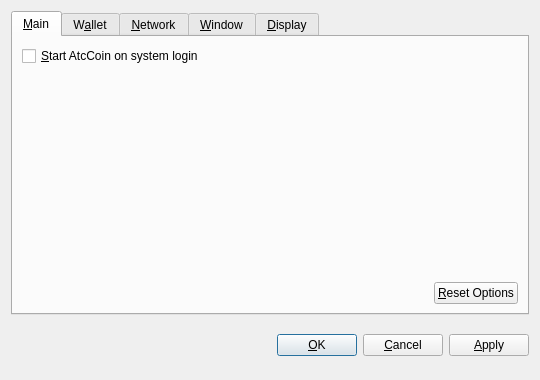
<?xml version="1.0" encoding="UTF-8"?>
<ui version="4.0">
 <class>OptionsDialog</class>
 <widget class="QDialog" name="OptionsDialog">
  <property name="geometry">
   <rect>
    <x>0</x>
    <y>0</y>
    <width>540</width>
    <height>380</height>
   </rect>
  </property>
  <property name="windowTitle">
   <string>Options</string>
  </property>
  <property name="modal">
   <bool>true</bool>
  </property>
  <layout class="QVBoxLayout" name="verticalLayout">
   <item>
    <widget class="QTabWidget" name="tabWidget">
     <property name="tabPosition">
      <enum>QTabWidget::North</enum>
     </property>
     <property name="currentIndex">
      <number>0</number>
     </property>
     <widget class="QWidget" name="tabMain">
      <attribute name="title">
       <string>&amp;Main</string>
      </attribute>
      <layout class="QVBoxLayout" name="verticalLayout_Main">
       <item>
        <widget class="QCheckBox" name="bitcoinAtStartup">
         <property name="toolTip">
          <string>Automatically start AtcCoin after logging in to the system.</string>
         </property>
         <property name="text">
          <string>&amp;Start AtcCoin on system login</string>
         </property>
        </widget>
       </item>
       <item>
        <spacer name="verticalSpacer_Main">
         <property name="orientation">
          <enum>Qt::Vertical</enum>
         </property>
         <property name="sizeHint" stdset="0">
          <size>
           <width>20</width>
           <height>40</height>
          </size>
         </property>
        </spacer>
       </item>
       <item>
        <layout class="QHBoxLayout" name="horizontalLayout_2_Main">
         <item>
          <spacer name="horizontalSpacer_2_Main">
           <property name="orientation">
            <enum>Qt::Horizontal</enum>
           </property>
           <property name="sizeHint" stdset="0">
            <size>
             <width>40</width>
             <height>20</height>
            </size>
           </property>
          </spacer>
         </item>
         <item>
          <widget class="QPushButton" name="resetButton">
           <property name="toolTip">
            <string>Reset all client options to default.</string>
           </property>
           <property name="text">
            <string>&amp;Reset Options</string>
           </property>
           <property name="autoDefault">
            <bool>false</bool>
           </property>
          </widget>
         </item>
        </layout>
       </item>
      </layout>
     </widget>
     <widget class="QWidget" name="tabWallet">
      <attribute name="title">
       <string>W&amp;allet</string>
      </attribute>
      <layout class="QVBoxLayout" name="verticalLayout_Network">
       <item>
        <widget class="QLabel" name="transactionFeeInfoLabel">
         <property name="text">
          <string>Optional transaction fee per kB that helps make sure your transactions are processed quickly. Most transactions are 1 kB.</string>
         </property>
         <property name="textFormat">
          <enum>Qt::PlainText</enum>
         </property>
         <property name="wordWrap">
          <bool>true</bool>
         </property>
        </widget>
       </item>
       <item>
        <layout class="QHBoxLayout" name="horizontalLayout_1_Main">
         <item>
          <widget class="QLabel" name="transactionFeeLabel">
           <property name="text">
            <string>Pay transaction &amp;fee</string>
           </property>
           <property name="textFormat">
            <enum>Qt::PlainText</enum>
           </property>
           <property name="buddy">
            <cstring>transactionFee</cstring>
           </property>
          </widget>
         </item>
         <item>
          <widget class="BitcoinAmountField" name="transactionFee"/>
         </item>
         <item>
          <spacer name="horizontalSpacer_1_Main">
           <property name="orientation">
            <enum>Qt::Horizontal</enum>
           </property>
           <property name="sizeHint" stdset="0">
            <size>
             <width>40</width>
             <height>20</height>
            </size>
           </property>
          </spacer>
         </item>
        </layout>
       </item>
       <item>
        <widget class="QLabel" name="label">
         <property name="text">
          <string>If you disable the spending of unconfirmed change, the change from a transaction cannot be used until that transaction has at least one confirmation. This also affects how your balance is computed.</string>
         </property>
         <property name="wordWrap">
          <bool>true</bool>
         </property>
        </widget>
       </item>
       <item>
        <widget class="QCheckBox" name="spendZeroConfChange">
         <property name="text">
          <string>Spend unconfirmed change  (experts only)</string>
         </property>
        </widget>
       </item>
       <item>
        <spacer name="verticalSpacer">
         <property name="orientation">
          <enum>Qt::Vertical</enum>
         </property>
         <property name="sizeHint" stdset="0">
          <size>
           <width>20</width>
           <height>40</height>
          </size>
         </property>
        </spacer>
       </item>
      </layout>
     </widget>
     <widget class="QWidget" name="tabNetwork">
      <attribute name="title">
       <string>&amp;Network</string>
      </attribute>
      <layout class="QVBoxLayout" name="verticalLayout_Network">
       <item>
        <widget class="QCheckBox" name="mapPortUpnp">
         <property name="toolTip">
          <string>Automatically open the AtcCoin client port on the router. This only works when your router supports UPnP and it is enabled.</string>
         </property>
         <property name="text">
          <string>Map port using &amp;UPnP</string>
         </property>
        </widget>
       </item>
       <item>
        <widget class="QCheckBox" name="connectSocks">
         <property name="toolTip">
          <string>Connect to the AtcCoin network through a SOCKS proxy (e.g. when connecting through Tor).</string>
         </property>
         <property name="text">
          <string>&amp;Connect through SOCKS proxy:</string>
         </property>
        </widget>
       </item>
       <item>
        <layout class="QHBoxLayout" name="horizontalLayout_Network">
         <item>
          <widget class="QLabel" name="proxyIpLabel">
           <property name="text">
            <string>Proxy &amp;IP:</string>
           </property>
           <property name="textFormat">
            <enum>Qt::PlainText</enum>
           </property>
           <property name="buddy">
            <cstring>proxyIp</cstring>
           </property>
          </widget>
         </item>
         <item>
          <widget class="QValidatedLineEdit" name="proxyIp">
           <property name="maximumSize">
            <size>
             <width>140</width>
             <height>16777215</height>
            </size>
           </property>
           <property name="toolTip">
            <string>IP address of the proxy (e.g. 127.0.0.1)</string>
           </property>
          </widget>
         </item>
         <item>
          <widget class="QLabel" name="proxyPortLabel">
           <property name="text">
            <string>&amp;Port:</string>
           </property>
           <property name="textFormat">
            <enum>Qt::PlainText</enum>
           </property>
           <property name="buddy">
            <cstring>proxyPort</cstring>
           </property>
          </widget>
         </item>
         <item>
          <widget class="QLineEdit" name="proxyPort">
           <property name="maximumSize">
            <size>
             <width>55</width>
             <height>16777215</height>
            </size>
           </property>
           <property name="toolTip">
            <string>Port of the proxy (e.g. 9050)</string>
           </property>
          </widget>
         </item>
         <item>
          <widget class="QLabel" name="socksVersionLabel">
           <property name="text">
            <string>SOCKS &amp;Version:</string>
           </property>
           <property name="textFormat">
            <enum>Qt::PlainText</enum>
           </property>
           <property name="buddy">
            <cstring>socksVersion</cstring>
           </property>
          </widget>
         </item>
         <item>
          <widget class="QValueComboBox" name="socksVersion">
           <property name="toolTip">
            <string>SOCKS version of the proxy (e.g. 5)</string>
           </property>
          </widget>
         </item>
         <item>
          <spacer name="horizontalSpacer_Network">
           <property name="orientation">
            <enum>Qt::Horizontal</enum>
           </property>
           <property name="sizeHint" stdset="0">
            <size>
             <width>40</width>
             <height>20</height>
            </size>
           </property>
          </spacer>
         </item>
        </layout>
       </item>
       <item>
        <spacer name="verticalSpacer_Network">
         <property name="orientation">
          <enum>Qt::Vertical</enum>
         </property>
         <property name="sizeHint" stdset="0">
          <size>
           <width>20</width>
           <height>40</height>
          </size>
         </property>
        </spacer>
       </item>
      </layout>
     </widget>
     <widget class="QWidget" name="tabWindow">
      <attribute name="title">
       <string>&amp;Window</string>
      </attribute>
      <layout class="QVBoxLayout" name="verticalLayout_Window">
       <item>
        <widget class="QCheckBox" name="minimizeToTray">
         <property name="toolTip">
          <string>Show only a tray icon after minimizing the window.</string>
         </property>
         <property name="text">
          <string>&amp;Minimize to the tray instead of the taskbar</string>
         </property>
        </widget>
       </item>
       <item>
        <widget class="QCheckBox" name="minimizeOnClose">
         <property name="toolTip">
          <string>Minimize instead of exit the application when the window is closed. When this option is enabled, the application will be closed only after selecting Quit in the menu.</string>
         </property>
         <property name="text">
          <string>M&amp;inimize on close</string>
         </property>
        </widget>
       </item>
       <item>
        <spacer name="verticalSpacer_Window">
         <property name="orientation">
          <enum>Qt::Vertical</enum>
         </property>
         <property name="sizeHint" stdset="0">
          <size>
           <width>20</width>
           <height>40</height>
          </size>
         </property>
        </spacer>
       </item>
      </layout>
     </widget>
     <widget class="QWidget" name="tabDisplay">
      <attribute name="title">
       <string>&amp;Display</string>
      </attribute>
      <layout class="QVBoxLayout" name="verticalLayout_Display">
       <item>
        <layout class="QHBoxLayout" name="horizontalLayout_1_Display">
         <item>
          <widget class="QLabel" name="langLabel">
           <property name="text">
            <string>User Interface &amp;language:</string>
           </property>
           <property name="textFormat">
            <enum>Qt::PlainText</enum>
           </property>
           <property name="buddy">
            <cstring>lang</cstring>
           </property>
          </widget>
         </item>
         <item>
          <widget class="QValueComboBox" name="lang">
           <property name="toolTip">
            <string>The user interface language can be set here. This setting will take effect after restarting AtcCoin.</string>
           </property>
          </widget>
         </item>
        </layout>
       </item>
       <item>
        <layout class="QHBoxLayout" name="horizontalLayout_2_Display">
         <item>
          <widget class="QLabel" name="unitLabel">
           <property name="text">
            <string>&amp;Unit to show amounts in:</string>
           </property>
           <property name="textFormat">
            <enum>Qt::PlainText</enum>
           </property>
           <property name="buddy">
            <cstring>unit</cstring>
           </property>
          </widget>
         </item>
         <item>
          <widget class="QValueComboBox" name="unit">
           <property name="toolTip">
            <string>Choose the default subdivision unit to show in the interface and when sending coins.</string>
           </property>
          </widget>
         </item>
        </layout>
       </item>
       <item>
        <widget class="QCheckBox" name="displayAddresses">
         <property name="toolTip">
          <string>Whether to show AtcCoin addresses in the transaction list or not.</string>
         </property>
         <property name="text">
          <string>&amp;Display addresses in transaction list</string>
         </property>
        </widget>
       </item>
       <item>
        <widget class="QCheckBox" name="coinControlFeatures">
         <property name="toolTip">
          <string>Whether to show coin control features or not.</string>
         </property>
         <property name="text">
          <string>Display coin &amp;control features (experts only!)</string>
         </property>
        </widget>
       </item>
       <item>
        <spacer name="verticalSpacer_Display">
         <property name="orientation">
          <enum>Qt::Vertical</enum>
         </property>
         <property name="sizeHint" stdset="0">
          <size>
           <width>20</width>
           <height>40</height>
          </size>
         </property>
        </spacer>
       </item>
      </layout>
     </widget>
    </widget>
   </item>
   <item>
    <layout class="QHBoxLayout" name="horizontalLayout_Buttons">
     <item>
      <spacer name="horizontalSpacer_1">
       <property name="orientation">
        <enum>Qt::Horizontal</enum>
       </property>
       <property name="sizeHint" stdset="0">
        <size>
         <width>40</width>
         <height>48</height>
        </size>
       </property>
      </spacer>
     </item>
     <item>
      <widget class="QLabel" name="statusLabel">
       <property name="font">
        <font>
         <weight>75</weight>
         <bold>true</bold>
        </font>
       </property>
       <property name="text">
        <string/>
       </property>
       <property name="textFormat">
        <enum>Qt::PlainText</enum>
       </property>
       <property name="wordWrap">
        <bool>true</bool>
       </property>
      </widget>
     </item>
     <item>
      <spacer name="horizontalSpacer_2">
       <property name="orientation">
        <enum>Qt::Horizontal</enum>
       </property>
       <property name="sizeHint" stdset="0">
        <size>
         <width>40</width>
         <height>48</height>
        </size>
       </property>
      </spacer>
     </item>
     <item>
      <widget class="QPushButton" name="okButton">
       <property name="text">
        <string>&amp;OK</string>
       </property>
      </widget>
     </item>
     <item>
      <widget class="QPushButton" name="cancelButton">
       <property name="text">
        <string>&amp;Cancel</string>
       </property>
       <property name="autoDefault">
        <bool>false</bool>
       </property>
      </widget>
     </item>
     <item>
      <widget class="QPushButton" name="applyButton">
       <property name="text">
        <string>&amp;Apply</string>
       </property>
       <property name="autoDefault">
        <bool>false</bool>
       </property>
      </widget>
     </item>
    </layout>
   </item>
  </layout>
 </widget>
 <customwidgets>
  <customwidget>
   <class>BitcoinAmountField</class>
   <extends>QSpinBox</extends>
   <header>bitcoinamountfield.h</header>
  </customwidget>
  <customwidget>
   <class>QValueComboBox</class>
   <extends>QComboBox</extends>
   <header>qvaluecombobox.h</header>
  </customwidget>
  <customwidget>
   <class>QValidatedLineEdit</class>
   <extends>QLineEdit</extends>
   <header>qvalidatedlineedit.h</header>
  </customwidget>
 </customwidgets>
 <resources/>
 <connections/>
</ui>
